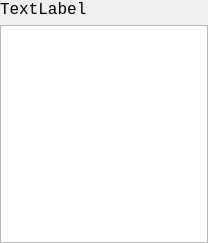
<?xml version="1.0" encoding="UTF-8"?>
<ui version="4.0">
 <class>akStatusWidget</class>
 <widget class="QWidget" name="akStatusWidget">
  <property name="geometry">
   <rect>
    <x>0</x>
    <y>0</y>
    <width>208</width>
    <height>243</height>
   </rect>
  </property>
  <property name="windowTitle">
   <string>Form</string>
  </property>
  <layout class="QVBoxLayout" name="verticalLayout">
   <property name="leftMargin">
    <number>0</number>
   </property>
   <property name="topMargin">
    <number>0</number>
   </property>
   <property name="rightMargin">
    <number>0</number>
   </property>
   <property name="bottomMargin">
    <number>0</number>
   </property>
   <item>
    <widget class="QLabel" name="label_EquipedWeapon">
     <property name="sizePolicy">
      <sizepolicy hsizetype="Preferred" vsizetype="Minimum">
       <horstretch>0</horstretch>
       <verstretch>0</verstretch>
      </sizepolicy>
     </property>
     <property name="maximumSize">
      <size>
       <width>16777215</width>
       <height>80</height>
      </size>
     </property>
     <property name="font">
      <font>
       <family>Consolas</family>
       <pointsize>12</pointsize>
      </font>
     </property>
     <property name="text">
      <string>TextLabel</string>
     </property>
     <property name="scaledContents">
      <bool>false</bool>
     </property>
     <property name="alignment">
      <set>Qt::AlignLeading|Qt::AlignLeft|Qt::AlignTop</set>
     </property>
     <property name="wordWrap">
      <bool>true</bool>
     </property>
    </widget>
   </item>
   <item>
    <widget class="QTableView" name="grenadeView">
     <property name="sizePolicy">
      <sizepolicy hsizetype="Preferred" vsizetype="MinimumExpanding">
       <horstretch>0</horstretch>
       <verstretch>0</verstretch>
      </sizepolicy>
     </property>
     <property name="font">
      <font>
       <family>Consolas</family>
       <pointsize>12</pointsize>
      </font>
     </property>
     <property name="focusPolicy">
      <enum>Qt::NoFocus</enum>
     </property>
     <property name="horizontalScrollBarPolicy">
      <enum>Qt::ScrollBarAlwaysOff</enum>
     </property>
     <property name="sizeAdjustPolicy">
      <enum>QAbstractScrollArea::AdjustToContents</enum>
     </property>
     <property name="editTriggers">
      <set>QAbstractItemView::NoEditTriggers</set>
     </property>
     <property name="selectionMode">
      <enum>QAbstractItemView::SingleSelection</enum>
     </property>
     <property name="selectionBehavior">
      <enum>QAbstractItemView::SelectRows</enum>
     </property>
     <property name="showGrid">
      <bool>false</bool>
     </property>
     <property name="wordWrap">
      <bool>false</bool>
     </property>
     <property name="cornerButtonEnabled">
      <bool>false</bool>
     </property>
     <attribute name="horizontalHeaderVisible">
      <bool>false</bool>
     </attribute>
     <attribute name="horizontalHeaderHighlightSections">
      <bool>false</bool>
     </attribute>
     <attribute name="verticalHeaderVisible">
      <bool>false</bool>
     </attribute>
     <attribute name="verticalHeaderDefaultSectionSize">
      <number>24</number>
     </attribute>
     <attribute name="verticalHeaderHighlightSections">
      <bool>false</bool>
     </attribute>
     <attribute name="verticalHeaderMinimumSectionSize">
      <number>24</number>
     </attribute>
     <attribute name="verticalHeaderStretchLastSection">
      <bool>true</bool>
     </attribute>
    </widget>
   </item>
  </layout>
 </widget>
 <resources/>
 <connections/>
</ui>
